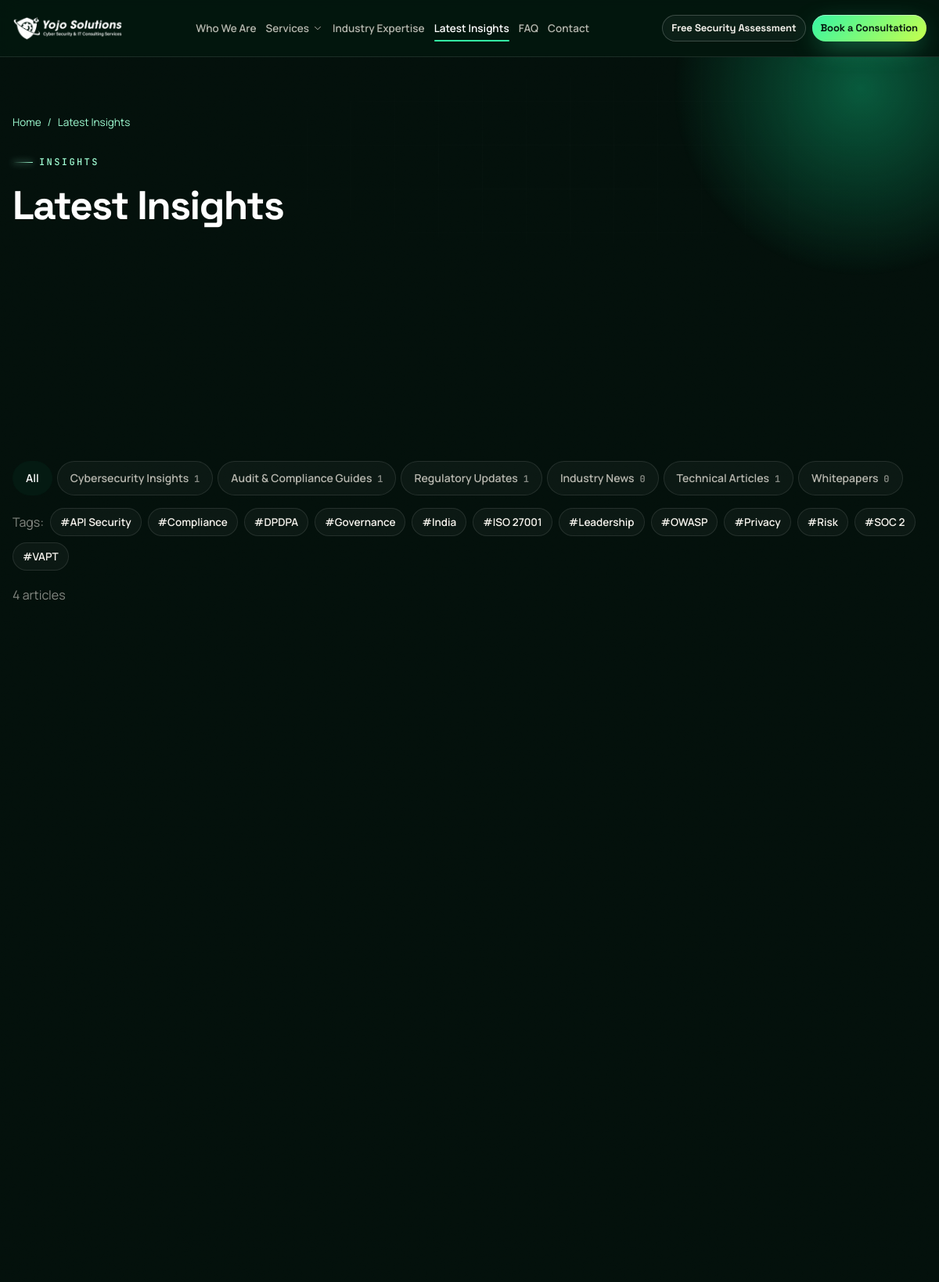
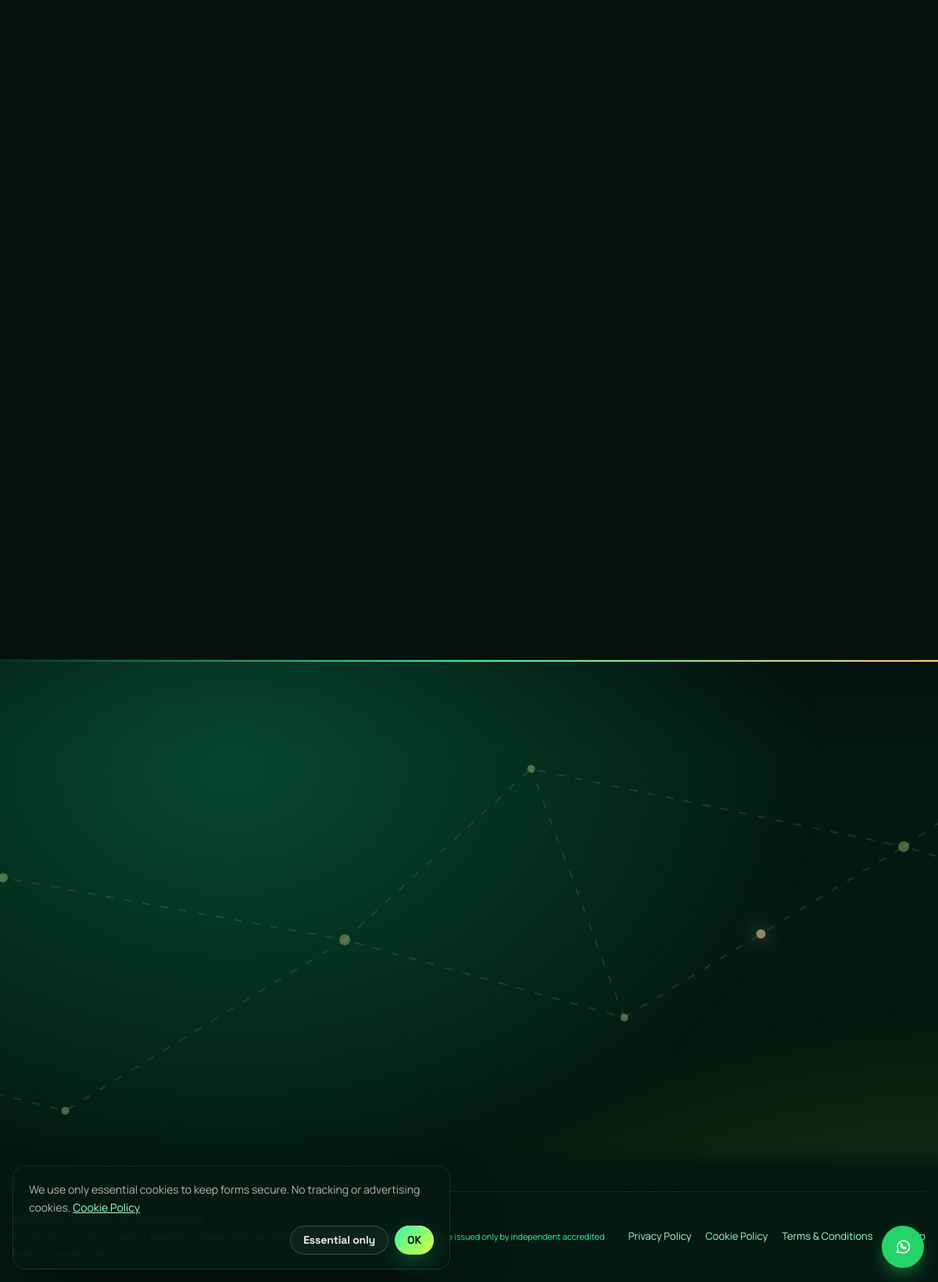
Screenshot of /insights with the database file from the repository (2 pictures, top to bottom).
### tables this page shows
CREATE TABLE post_categories (
  id INT UNSIGNED PRIMARY KEY AUTO_INCREMENT,
  slug VARCHAR(120) NOT NULL UNIQUE,
  name VARCHAR(120) NOT NULL,
  description VARCHAR(300) NULL,
  sort_order SMALLINT NOT NULL DEFAULT 0
);

CREATE TABLE tags (
  id INT UNSIGNED PRIMARY KEY AUTO_INCREMENT,
  slug VARCHAR(80) NOT NULL UNIQUE,
  name VARCHAR(80) NOT NULL
);

### app/Core/bootstrap.php (called while the page is built, shortened)
<?php
spl_autoload_register(function ($class) {
    $file = APP_PATH . '/' . str_replace('\\', '/', substr($class, 4)) . '.php';
});
require APP_PATH . '/Core/helpers.php';

### app/Controllers/ResourceController.php (called while the page is built, shortened)
<?php
class ResourceController extends Controller
{
    public function index(): string
    {
        $sorts = ['newest' => 'Newest first', 'oldest' => 'Oldest first', 'popular' => 'Most read', 'title' => 'Title A–Z'];
        $filters = [
            'q'        => mb_substr(trim((string) ($_GET['q'] ?? '')), 0, 100),
            'category' => preg_replace('/[^a-z0-9\-]/', '', (string) ($_GET['category'] ?? '')),
            'tag'      => preg_replace('/[^a-z0-9\-]/', '', (string) ($_GET['tag'] ?? '')),
            'period'   => preg_match('/^\d{4}(-\d{2})?$/', (string) ($_GET['period'] ?? '')) ? (string) $_GET['period'] : '',
            'sort'     => isset($sorts[$_GET['sort'] ?? '']) ? (string) $_GET['sort'] : 'newest',
        ];
        $page = max(1, (int) ($_GET['page'] ?? 1));
        list($posts, $total) = Post::search($filters, $page, self::PER_PAGE);
        return $this->render('pages/resources', [
            'meta_title' => 'Latest Insights | ' . setting('company_name'),
            'meta_description' => setting('insights_text', 'Cybersecurity, audit, risk and regulatory insights.'),
            'posts' => $posts,
            'total' => $total,
            'page' => $page,
            'pages' => (int) ceil($total / self::PER_PAGE),
            'filters' => $filters,
            'sorts' => $sorts,
            'categories' => Post::categoriesWithCounts(),
            'tags' => Post::popularTags(),
            'periods' => Post::periods(),
        ]);
    }
}

### app/Models/Post.php (called while the page is built, shortened)
<?php
class Post extends Model
{
    public static function search(array $f, int $page, int $perPage): array
    {
        $where = ["p.status = 'published'", 'p.published_at <= NOW()'];
        $params = [];
        $orders = ['newest' => 'p.published_at DESC', 'oldest' => 'p.published_at ASC', 'popular' => 'p.views DESC, p.published_at DESC', 'title' => 'p.title ASC'];
        $order = $orders[$f['sort'] ?? 'newest'] ?? $orders['newest'];
        $w = implode(' AND ', $where);
        $total = (int) db()->value("SELECT COUNT(*) FROM posts p JOIN post_categories c ON c.id = p.category_id WHERE $w", $params);
        $offset = max(0, ($page - 1) * $perPage);
        $rows = db()->fetchAll(self::SELECT . " WHERE $w ORDER BY $order LIMIT $perPage OFFSET $offset", $params);
        return [$rows, $total];
    }
    public static function periods(): array
    {
        return db()->fetchAll("SELECT DATE_FORMAT(published_at, '%Y-%m') AS ym, COUNT(*) AS n FROM posts WHERE status = 'published' AND published_at <= NOW() GROUP BY ym ORDER BY ym DESC");
    }
    public static function categoriesWithCounts(): array
    {
        return db()->fetchAll("SELECT c.*, (SELECT COUNT(*) FROM posts p WHERE p.category_id = c.id AND p.status = 'published') AS post_count FROM post_categories c ORDER BY c.sort_order");
    }
    public static function popularTags(int $limit = 20): array
    {
        return db()->fetchAll("SELECT t.*, COUNT(*) AS uses FROM tags t JOIN post_tag pt ON pt.tag_id = t.id JOIN posts p ON p.id = pt.post_id AND p.status = 'published' GROUP BY t.id ORDER BY uses DESC, t.name LIMIT " . (int) $limit);
    }
}

### config/app.php (called while the page is built)
<?php
return [
    'name'         => 'Yojo Solutions',
    'url'          => getenv('APP_URL') ?: '',
    'base_path'    => null,
    'debug'        => getenv('APP_DEBUG') === '1',
    'timezone'     => 'Asia/Kolkata',
    'session_name' => 'yojo_audit_sess',
    'uploads'      => [
        'max_bytes' => 4 * 1024 * 1024,
        'allowed'   => ['image/jpeg' => 'jpg', 'image/png' => 'png', 'image/webp' => 'webp', 'image/gif' => 'gif', 'image/svg+xml' => 'svg'],
    ],
    'spam' => [
        'min_seconds' => 3,
        'max_per_window' => 5,
    ],
];

### config/database.php (called while the page is built)
<?php
return [
    'host'     => getenv('DB_HOST') ?: '127.0.0.1',
    'port'     => (int) (getenv('DB_PORT') ?: 3306),
    'database' => getenv('DB_NAME') ?: 'yojo_audit',
    'username' => getenv('DB_USER') ?: 'root',
    'password' => getenv('DB_PASS') ?: '',
    'charset'  => 'utf8mb4',
];

### app/Core/Database.php (called while the page is built, shortened)
<?php
class Database
{
    private static $instance = null;
    private $pdo;
    private function __construct()
    {
        $c = config('database');
        $dsn = sprintf('mysql:host=%s;port=%d;dbname=%s;charset=%s', $c['host'], $c['port'], $c['database'], $c['charset']);
        $this->pdo = new PDO($dsn, $c['username'], $c['password'], [
            PDO::ATTR_ERRMODE            => PDO::ERRMODE_EXCEPTION,
            PDO::ATTR_DEFAULT_FETCH_MODE => PDO::FETCH_ASSOC,
            PDO::ATTR_EMULATE_PREPARES   => false,
        ]);
        $this->pdo->exec("SET time_zone = '" . date('P') . "'");
    }
    public static function instance(): self
    {
        if (self::$instance === null) {
            self::$instance = new self();
        }
        return self::$instance;
    }
    public function query(string $sql, array $params = []): \PDOStatement
    {
        $stmt = $this->pdo->prepare($sql);
        $stmt->execute();
        return $stmt;
    }
    public function fetchAll(string $sql, array $params = []): array
    {
        return $this->query($sql, $params)->fetchAll();
    }
    public function value(string $sql, array $params = [])
    {
        $v = $this->query($sql, $params)->fetchColumn();
        return $v === false ? null : $v;
    }
}

### public/index.php (called while the page is built, shortened)
<?php
require dirname(__DIR__) . '/app/Core/bootstrap.php';
$router = new App\Core\Router();
$router->dispatch($_SERVER['REQUEST_METHOD'] ?? 'GET', current_path());

### app/Core/View.php (called while the page is built, shortened)
<?php
class View
{
    public static function render(string $template, array $data = [], ?string $layout = 'layouts/main'): string
    {
        $content = self::capture($template, $data);
        if ($layout === null) {
            return $content;
        }
        return self::capture($layout, array_merge($data, ['content' => $content]));
    }
    private static function capture(string $__template, array $__vars): string
    {
        $__file = VIEW_PATH . '/' . $__template . '.php';
        extract($__vars, EXTR_SKIP);
        try {
            include $__file;
        } catch (\Throwable $e) {
            ob_end_clean();
            throw $e;
        }
        return (string) ob_get_clean();
    }
}

### app/Controllers/Controller.php (called while the page is built, shortened)
<?php
abstract class Controller
{
    protected function render(string $template, array $data = []): string
    {
        return view($template, $data);
    }
}

### resources/views/pages/resources.php (the view, shortened to what this page needs)
<?php
$qs = function (array $over) use ($filters) {
    $q = array_filter(array_merge($filters, $over), 'strlen');
    if (($q['sort'] ?? '') === 'newest') unset($q['sort']);
    return url('insights') . ($q ? '?' . http_build_query($q) : '');
};
$active = array_filter([$filters['q'], $filters['category'], $filters['tag'], $filters['period']], 'strlen');
?>
<section class="section">
    <div class="container">
        <div class="filter-tabs filter-tabs--links ins-cats">
            <a class="<?= !$filters['category'] ? 'is-active' : '' ?>" href="<?= $qs(['category' => '', 'page' => '']) ?>">All</a>
            <?php foreach ($categories as $c): ?><a class="<?= $filters['category'] === $c['slug'] ? 'is-active' : '' ?>" href="<?= $qs(['category' => $c['slug'], 'page' => '']) ?>"><?= e($c['name']) ?> <span><?= (int) $c['post_count'] ?></span></a><?php endforeach; ?>
        </div>
        <?php if ($tags): ?><div class="chips-row ins-tags"><span class="muted">Tags:</span><?php foreach ($tags as $t): ?><a class="chip <?= $filters['tag'] === $t['slug'] ? 'is-active' : '' ?>" href="<?= $qs(['tag' => $filters['tag'] === $t['slug'] ? '' : $t['slug'], 'page' => '']) ?>">#<?= e($t['name']) ?></a><?php endforeach; ?></div><?php endif; ?>
        <p class="ins-count muted"><?= (int) $total ?> article<?= $total == 1 ? '' : 's' ?></p>
        <?php if (!$posts): ?>
            <div class="empty"><?= icon('file-search') ?><p>No articles match these filters. Try another search or category.</p></div>
        <?php else: ?>
            <div class="post-grid post-grid--lg"><?php foreach ($posts as $k => $post) { partial('post-card', ['post' => $post, 'i' => $k]); } ?></div>
        <?php endif; ?>
    </div>
</section>

### app/Core/Router.php (shortened to what this page needs)
<?php
class Router
{
    private $routes = [];
    public function add(string $method, string $pattern, string $handler, array $middleware = []): void
    {
        $this->routes[] = compact('method', 'pattern', 'handler', 'middleware', 'regex');
    }
    public function dispatch(string $method, string $path): void
    {
        $path = '/' . trim($path, '/');
        foreach ($this->routes as $route) {
            if (!preg_match($route['regex'], $path, $m)) {
                continue;
            }
            $params = array_filter($m, 'is_string', ARRAY_FILTER_USE_KEY);
            list($class, $action) = explode('@', $route['handler']);
            $controller = new $fqcn();
            echo call_user_func_array([$controller, $action], array_values($params));
            return;
        }
    }
}

### rows the page displays
post_categories: name "Cybersecurity Insights", post_count "1"
post_categories: name "Audit & Compliance Guides", post_count "1"
post_categories: name "Regulatory Updates", post_count "1"
post_categories: name "Industry News", post_count "0"
post_categories: name "Technical Articles", post_count "1"
post_categories: name "Whitepapers", post_count "0"
tags: name "API Security"
tags: name "Compliance"
tags: name "DPDPA"
tags: name "Governance"
tags: name "India"
tags: name "ISO 27001"
tags: name "Leadership"
tags: name "OWASP"
tags: name "Privacy"
tags: name "Risk"
tags: name "SOC 2"
tags: name "VAPT"

### other values shown
$l[1] "Who We Are"
$l[1] "Industry Expertise"
$l[1] "Latest Insights"
$l[1] "FAQ"
$l[1] "Contact"
$label "Latest Insights"
$total "4"
